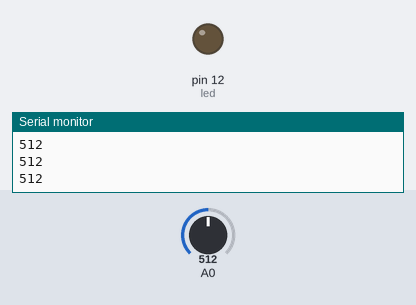
A sketch run on a simulated Arduino Uno, built with avr-gcc and run on an emulated ATmega328P. Shown: output pins drawn as LEDs (lit = HIGH), the last lines printed to the serial monitor. Inputs (shaded band) come from the test bench; at power-on: A0 = 512.

Above: at 1.2 s.
1.3 s: A0 set to 497
At 2.5 s:
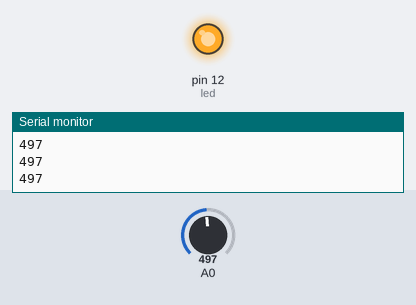
2.8 s: A0 set to 522
At 3.9 s:
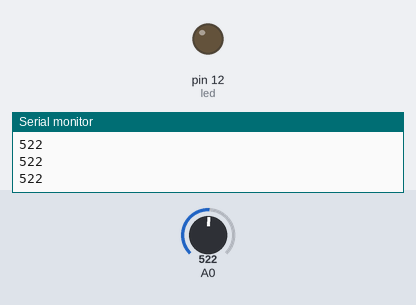
4.3 s: A0 set to 511
At 5.0 s:
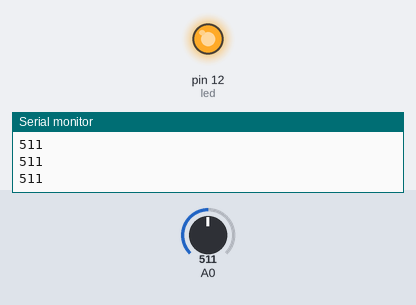
Timing chart, 0 to 7.3 s (numbered marks = the images above; inputs shaded):
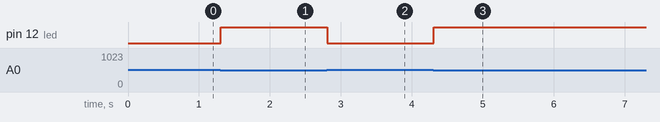

The sketch:

sketch_apr19a.ino
```cpp
int value;
int led = 12;

void setup () {

  Serial.begin(9600);
  pinMode(led, OUTPUT);

}

void loop () {

  value = analogRead(A0);
  Serial.println(value);
  if (value <512) {
    digitalWrite(led, HIGH);
  } else {
    digitalWrite(led, LOW);
  }
}
```

Measured:
- the behaviour switches between 512 and 511 on A0 (found by bisection; images 0 and 1)
- after the input at 1.3 s, pin 12 (led): LOW → HIGH at once
- after the input at 2.8 s, pin 12 (led): HIGH → LOW at once
- after the input at 4.3 s, pin 12 (led): LOW → HIGH at once
